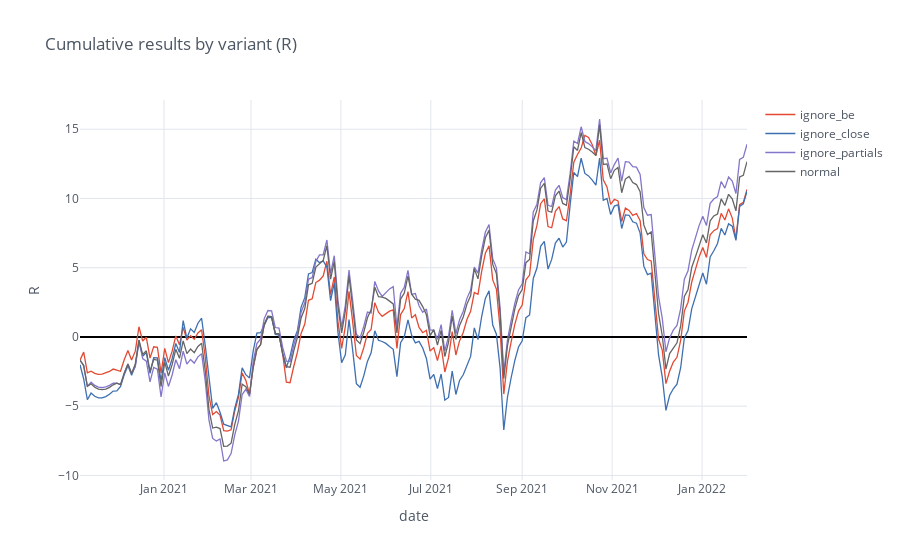

Notebook source saved alongside this figure:
### Code cell
interpolated = get_attr_multi(multi, 'result').cumsum().resample('3600T').mean().interpolate(method='spline', order=3)
interpolated.iplot(kind='scatter', title='Cumulative results by variant (R)', yTitle='R',
    xTitle='date', opacity=1, zerolinecolor='black')
del interpolated

### Figure 1 — Plotly figure (JSON) as saved in the notebook; plotly's stock layout.template omitted (floating-point values rounded to 4 significant figures; data arrays with more than 128 entries replaced by an {"elided": "..."} marker saying what was removed)
{"data": [{"line": {"color": "rgba(226, 74, 51, 1.0)", "dash": "solid", "shape": "linear", "width": 1.3}, "mode": "lines", "name": "ignore_be", "text": "", "type": "scatter", "x": {"elided": "182 str values"}, "y": {"elided": "182 float values"}}, {"line": {"color": "rgba(62, 111, 176, 1.0)", "dash": "solid", "shape": "linear", "width": 1.3}, "mode": "lines", "name": "ignore_close", "text": "", "type": "scatter", "x": {"elided": "182 str values"}, "y": {"elided": "182 float values"}}, {"line": {"color": "rgba(132, 118, 202, 1.0)", "dash": "solid", "shape": "linear", "width": 1.3}, "mode": "lines", "name": "ignore_partials", "text": "", "type": "scatter", "x": {"elided": "182 str values"}, "y": {"elided": "182 float values"}}, {"line": {"color": "rgba(101, 101, 101, 1.0)", "dash": "solid", "shape": "linear", "width": 1.3}, "mode": "lines", "name": "normal", "text": "", "type": "scatter", "x": {"elided": "182 str values"}, "y": {"elided": "182 float values"}}], "layout": {"legend": {"bgcolor": "#FFFFFF", "font": {"color": "#4D5663"}}, "paper_bgcolor": "#FFFFFF", "plot_bgcolor": "#FFFFFF", "title": {"font": {"color": "#4D5663"}, "text": "Cumulative results by variant (R)"}, "xaxis": {"gridcolor": "#E1E5ED", "showgrid": true, "tickfont": {"color": "#4D5663"}, "title": {"font": {"color": "#4D5663"}, "text": "date"}, "zerolinecolor": "black"}, "yaxis": {"gridcolor": "#E1E5ED", "showgrid": true, "tickfont": {"color": "#4D5663"}, "title": {"font": {"color": "#4D5663"}, "text": "R"}, "zerolinecolor": "black"}}}
